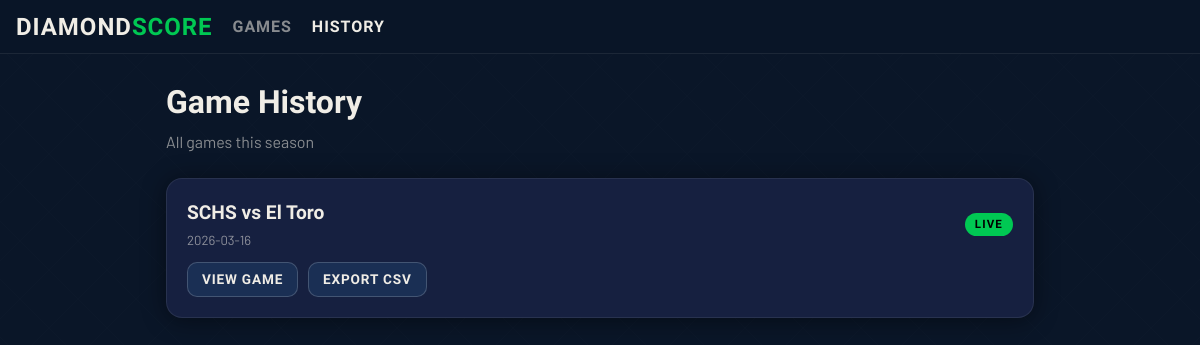
Before: /history with the older database file.
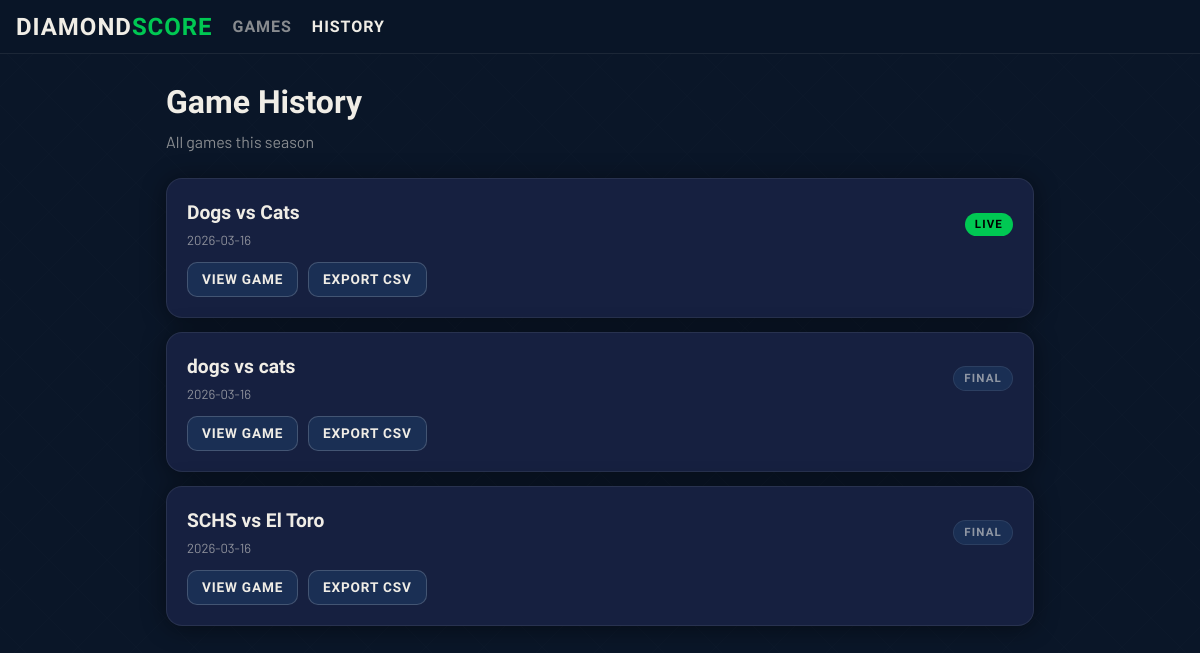
After: the same page with the newer database file.
### tables this page shows
CREATE TABLE games (
            id          INTEGER PRIMARY KEY AUTOINCREMENT,
            home_team   TEXT    NOT NULL,
            away_team   TEXT    NOT NULL,
            date        TEXT    NOT NULL,
            location    TEXT,
            state       TEXT    NOT NULL DEFAULT 'active',
            created_at  TEXT    NOT NULL
        );

### app.py (the view)
@app.route("/history")
def history():
    conn = get_db()
    games = conn.execute(
        "SELECT * FROM games ORDER BY created_at DESC"
    ).fetchall()
    conn.close()
    return render_template("history.html", games=games)

### app.py (called while the page is built)
def get_db():
    conn = sqlite3.connect(DB_PATH)
    conn.row_factory = sqlite3.Row  # lets us access columns by name, not index
    return conn

### templates/history.html (shortened to what this page needs)
{% extends "base.html" %}
{% block content %}
<div style="padding-top: 24px;">
  <div style="font-family:var(--font-display); font-size:2rem; font-weight:800; margin-bottom:4px;">Game History</div>
  <div style="color:var(--chalk-dim); margin-bottom:24px;">All games this season</div>
  {% if not games %}
  <div class="card text-center" style="padding:48px 20px;">
    <div style="font-size:3rem; margin-bottom:12px;">📋</div>
    <div style="font-family:var(--font-display); font-size:1.3rem; font-weight:700;">No games yet</div>
    <div style="color:var(--chalk-dim); margin-top:6px;">Start a game from the home screen</div>
    <a href="/" class="btn btn-primary mt-16">Go to Games</a>
  </div>
  {% else %}
  {% for g in games %}
  <div class="card" style="margin-bottom:12px;">
    <div class="flex-between">
      <div>
        <div style="font-family:var(--font-display); font-size:1.2rem; font-weight:700;">
          {{ g.home_team }} vs {{ g.away_team }}
        </div>
        <div style="font-size:0.82rem; color:var(--chalk-dim); margin-top:3px;">
          {{ g.date }}{% if g.location %} &nbsp;·&nbsp; {{ g.location }}{% endif %}
        </div>
      </div>
      <div style="display:flex; align-items:center; gap:10px;">
        {% if g.state == 'active' %}
        <span style="background:var(--green); color:#000; font-family:var(--font-display); font-weight:700; font-size:0.72rem; letter-spacing:0.1em; text-transform:uppercase; padding:3px 10px; border-radius:20px;">Live</span>
        {% else %}
        <span style="background:var(--navy-light); color:var(--chalk-dim); font-family:var(--font-display); font-weight:700; font-size:0.72rem; letter-spacing:0.1em; text-transform:uppercase; padding:3px 10px; border-radius:20px; border:1px solid var(--border);">Final</span>
        {% endif %}
      </div>
    </div>
    <div style="display:flex; gap:10px; margin-top:12px;">
      <a href="/game/{{ g.id }}" class="btn btn-ghost btn-sm">View Game</a>
      <a href="/api/games/{{ g.id }}/export/csv" class="btn btn-ghost btn-sm">Export CSV</a>
    </div>
  </div>
  {% endfor %}
  {% endif %}
</div>
{% endblock %}

### templates/base.html (shortened to what this page needs)
<!DOCTYPE html>
<html lang="en">
<head>
</head>
<body>
<nav>
  <a href="/" class="nav-logo">Diamond<span>Score</span></a>
  <a href="/" class="{% if request.path == '/' %}active{% endif %}">Games</a>
  <a href="/history" class="{% if request.path == '/history' %}active{% endif %}">History</a>
</nav>
<div class="page">
  {% block content %}{% endblock %}
</div>
</body>
</html>

### templates/base.html (style rules this page uses)
:root { --navy: #0a1628; --navy-mid: #111f3a; --navy-light:#1a2f54; --panel: #162040; --border: rgba(255,255,255,0.08); --border-hi: rgba(255,255,255,0.18); --green: #00c853; --green-dim: #00913c; --red: #ff3b3b; --amber: #ffb300; --sky: #40c4ff; --chalk: #f0ede6; --chalk-dim: rgba(240,237,230,0.55); --ball-green: #00c853; --strike-red: #ff3b3b; --foul-amber: #ffb300; --font-display: 'Barlow Condensed', sans-serif; --font-body: 'Barlow', sans-serif; --r-sm: 6px; --r-md: 10px; --r-lg: 16px; --shadow-panel: 0 2px 24px rgba(0,0,0,0.45); }
*, *::before, *::after { box-sizing: border-box; margin: 0; padding: 0; }
html { font-size: 16px; -webkit-tap-highlight-color: transparent; }
body { background: var(--navy); color: var(--chalk); font-family: var(--font-body); font-size: 1rem; line-height: 1.5; min-height: 100dvh; }
body::before { content: ''; position: fixed; inset: 0; z-index: 0; pointer-events: none; background-image: repeating-linear-gradient(45deg, transparent, transparent 40px, rgba(255,255,255,0.012) 40px, rgba(255,255,255,0.012) 41px), repeating-linear-gradient(-45deg, transparent, transparent 40px, rgba(255,255,255,0.012) 40px, rgba(255,255,255,0.012) 41px); }
.page { position: relative; z-index: 1; max-width: 900px; margin: 0 auto; padding: 0 16px 80px; }
nav { position: sticky; top: 0; z-index: 100; background: rgba(10,22,40,0.92); backdrop-filter: blur(12px); border-bottom: 1px solid var(--border); padding: 0 16px; display: flex; align-items: center; gap: 20px; height: 54px; }
.nav-logo { font-family: var(--font-display); font-size: 1.5rem; font-weight: 800; letter-spacing: 0.04em; color: var(--chalk); text-decoration: none; }
.nav-logo span { color: var(--green); }
nav a { font-family: var(--font-display); font-size: 1rem; font-weight: 600; letter-spacing: 0.06em; color: var(--chalk-dim); text-decoration: none; text-transform: uppercase; transition: color .15s; }
nav a:hover, nav a.active { color: var(--chalk); }
.card { background: var(--panel); border: 1px solid var(--border); border-radius: var(--r-lg); padding: 20px; box-shadow: var(--shadow-panel); }
.card + .card { margin-top: 14px; }
.btn { display: inline-flex; align-items: center; justify-content: center; font-family: var(--font-display); font-size: 1.1rem; font-weight: 700; letter-spacing: 0.06em; text-transform: uppercase; text-decoration: none; border: none; border-radius: var(--r-md); padding: 10px 20px; cursor: pointer; transition: opacity .12s, transform .08s; user-select: none; -webkit-user-select: none; }
.btn-ghost { background: var(--navy-light); color: var(--chalk); border: 1px solid var(--border-hi); }
.btn-sm { font-size: 0.85rem; padding: 6px 14px; }
.flex-between { display: flex; align-items: center; justify-content: space-between; }

Changed rows visible on the page:
added games: home_team "Dogs", away_team "Cats", date "2026-03-16", state "LIVE"
added games: home_team "dogs", away_team "cats", date "2026-03-16", state "FINAL"
changed games "SCHS": state "LIVE" → "FINAL"
